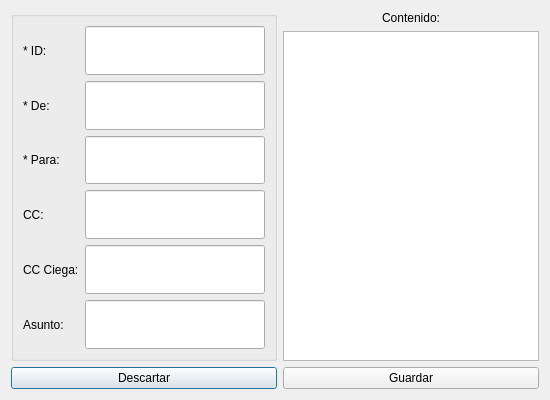
<?xml version="1.0" encoding="UTF-8"?>
<ui version="4.0">
 <class>agregar</class>
 <widget class="QDialog" name="agregar">
  <property name="geometry">
   <rect>
    <x>0</x>
    <y>0</y>
    <width>550</width>
    <height>400</height>
   </rect>
  </property>
  <property name="windowTitle">
   <string>Dialog</string>
  </property>
  <layout class="QGridLayout" name="gridLayout_2">
   <item row="0" column="1" colspan="2">
    <layout class="QVBoxLayout" name="verticalLayout">
     <item>
      <widget class="QLabel" name="contenido">
       <property name="text">
        <string>Contenido:</string>
       </property>
       <property name="alignment">
        <set>Qt::AlignCenter</set>
       </property>
      </widget>
     </item>
     <item>
      <widget class="QPlainTextEdit" name="contenido_caja"/>
     </item>
    </layout>
   </item>
   <item row="0" column="0">
    <widget class="QGroupBox" name="groupBoxLineEdits">
     <property name="title">
      <string/>
     </property>
     <layout class="QGridLayout" name="gridLayout">
      <item row="7" column="1">
       <widget class="QLineEdit" name="copiaCarbon_linea">
        <property name="sizePolicy">
         <sizepolicy hsizetype="Expanding" vsizetype="Preferred">
          <horstretch>0</horstretch>
          <verstretch>0</verstretch>
         </sizepolicy>
        </property>
       </widget>
      </item>
      <item row="4" column="0">
       <widget class="QLabel" name="rem">
        <property name="text">
         <string>* De:</string>
        </property>
        <property name="alignment">
         <set>Qt::AlignLeading|Qt::AlignLeft|Qt::AlignVCenter</set>
        </property>
       </widget>
      </item>
      <item row="5" column="1">
       <widget class="QLineEdit" name="des_linea">
        <property name="sizePolicy">
         <sizepolicy hsizetype="Expanding" vsizetype="Preferred">
          <horstretch>0</horstretch>
          <verstretch>0</verstretch>
         </sizepolicy>
        </property>
       </widget>
      </item>
      <item row="9" column="1">
       <widget class="QLineEdit" name="asunto_linea">
        <property name="sizePolicy">
         <sizepolicy hsizetype="Preferred" vsizetype="Preferred">
          <horstretch>0</horstretch>
          <verstretch>0</verstretch>
         </sizepolicy>
        </property>
       </widget>
      </item>
      <item row="4" column="1">
       <widget class="QLineEdit" name="rem_linea">
        <property name="sizePolicy">
         <sizepolicy hsizetype="Expanding" vsizetype="Preferred">
          <horstretch>0</horstretch>
          <verstretch>0</verstretch>
         </sizepolicy>
        </property>
       </widget>
      </item>
      <item row="7" column="0">
       <widget class="QLabel" name="copiaCarbon">
        <property name="text">
         <string>CC:</string>
        </property>
        <property name="alignment">
         <set>Qt::AlignLeading|Qt::AlignLeft|Qt::AlignVCenter</set>
        </property>
       </widget>
      </item>
      <item row="8" column="1">
       <widget class="QLineEdit" name="copiaCarbonCiega_linea">
        <property name="sizePolicy">
         <sizepolicy hsizetype="Expanding" vsizetype="Preferred">
          <horstretch>0</horstretch>
          <verstretch>0</verstretch>
         </sizepolicy>
        </property>
       </widget>
      </item>
      <item row="5" column="0">
       <widget class="QLabel" name="des">
        <property name="text">
         <string>* Para:</string>
        </property>
        <property name="alignment">
         <set>Qt::AlignLeading|Qt::AlignLeft|Qt::AlignVCenter</set>
        </property>
       </widget>
      </item>
      <item row="8" column="0">
       <widget class="QLabel" name="copiaCarbonCiega">
        <property name="text">
         <string>CC Ciega:</string>
        </property>
        <property name="alignment">
         <set>Qt::AlignLeading|Qt::AlignLeft|Qt::AlignVCenter</set>
        </property>
       </widget>
      </item>
      <item row="2" column="0">
       <widget class="QLabel" name="id">
        <property name="text">
         <string>* ID:</string>
        </property>
        <property name="alignment">
         <set>Qt::AlignLeading|Qt::AlignLeft|Qt::AlignVCenter</set>
        </property>
       </widget>
      </item>
      <item row="9" column="0">
       <widget class="QLabel" name="asunto">
        <property name="text">
         <string>Asunto:</string>
        </property>
        <property name="alignment">
         <set>Qt::AlignLeading|Qt::AlignLeft|Qt::AlignVCenter</set>
        </property>
       </widget>
      </item>
      <item row="2" column="1">
       <widget class="QLineEdit" name="id_linea">
        <property name="sizePolicy">
         <sizepolicy hsizetype="Expanding" vsizetype="Preferred">
          <horstretch>0</horstretch>
          <verstretch>0</verstretch>
         </sizepolicy>
        </property>
       </widget>
      </item>
     </layout>
    </widget>
   </item>
   <item row="1" column="0">
    <widget class="QPushButton" name="descartar">
     <property name="sizePolicy">
      <sizepolicy hsizetype="Minimum" vsizetype="Preferred">
       <horstretch>0</horstretch>
       <verstretch>0</verstretch>
      </sizepolicy>
     </property>
     <property name="text">
      <string>Descartar</string>
     </property>
    </widget>
   </item>
   <item row="1" column="1" colspan="2">
    <widget class="QPushButton" name="guardar">
     <property name="sizePolicy">
      <sizepolicy hsizetype="Minimum" vsizetype="Preferred">
       <horstretch>0</horstretch>
       <verstretch>0</verstretch>
      </sizepolicy>
     </property>
     <property name="text">
      <string>Guardar</string>
     </property>
    </widget>
   </item>
  </layout>
 </widget>
 <tabstops>
  <tabstop>id_linea</tabstop>
  <tabstop>rem_linea</tabstop>
  <tabstop>des_linea</tabstop>
  <tabstop>copiaCarbon_linea</tabstop>
  <tabstop>copiaCarbonCiega_linea</tabstop>
  <tabstop>asunto_linea</tabstop>
  <tabstop>contenido_caja</tabstop>
  <tabstop>descartar</tabstop>
  <tabstop>guardar</tabstop>
 </tabstops>
 <resources/>
 <connections>
  <connection>
   <sender>descartar</sender>
   <signal>clicked()</signal>
   <receiver>agregar</receiver>
   <slot>close()</slot>
   <hints>
    <hint type="sourcelabel">
     <x>478</x>
     <y>332</y>
    </hint>
    <hint type="destinationlabel">
     <x>478</x>
     <y>356</y>
    </hint>
   </hints>
  </connection>
 </connections>
</ui>
